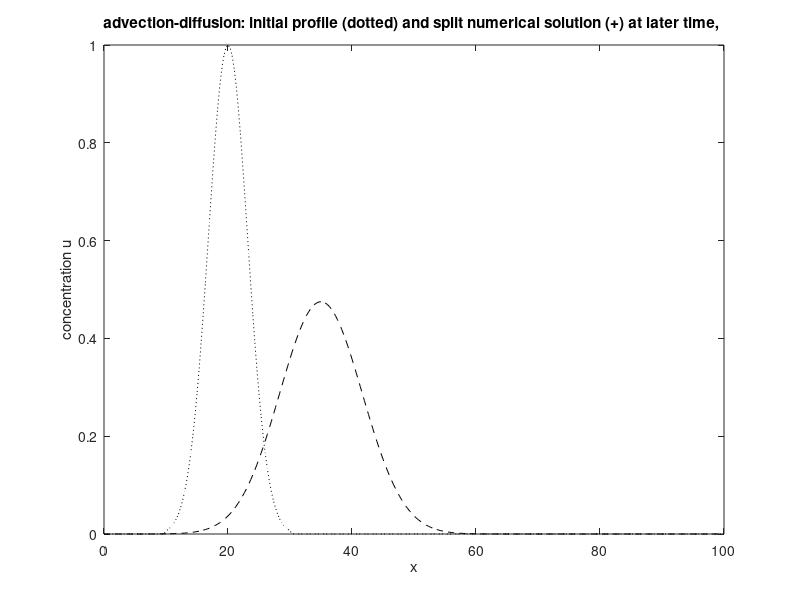

Source code (MATLAB):
function ad_eq_finiteDiff
% File name: advectiondiffusionsplit.m  
% Author: Clive Mingham 
% Date: 18 Oct 2010.
%
% This m-file is associated with the free text book: 'Introductory Finite Difference 
% Methods for PDEs' which may be downloaded from
% http://bookboon.com/uk/student/mathematics/introductory-finite-difference
% -methods-for-pdes
%
% Description: Solves the 1D Advection-Diffusion (AD) equation 
% dU/dt + v dU/dx = Kx d2U/dx2.
% by solving:  
% LA:  dU/dt + v dU/dx = 0 
% then 
% LD:  dU/dt = Kx d2U/dx2
% solution is un+2 = LD(dt)LA(dt)un
%
% Variables:
% U=U(x,t) is the concentration function
% runtime is the required run time in seconds
% t is time in seconds
% x is distance in metres
% v is velocity m/s
% Kx is the diffusion coefficient in the x direction
%
% Note:  
% 1) if Kx = 0 this is pure advection and the problem
%    has the usual analytical solution.
% 2) if v = 0 this is pure diffusion and the problem
%    has an analytical solution for certain inital conditions.
% 
% Discretisation:
% first order forward difference for du/dt
% first order backward difference for du/dx
% second order symmetric difference for d2u/dx2
%
% Subfunctions: gaussian
%
% Boundary Conditions:
% Dirichlet - set to ghost values to zero at left and right edges of domain
%
% Output:
% The solution is calculated over [p, q] using N points and plotted
% every time step, dt, for ntimesteps time steps, i.e. the final 
% solution is at time, ntimesteps*dt seconds.
%
clc
clf
% First set the initial parameters.
p=0;                           % start of computational domain
q=100;                         % end of computational domain
t=0.0;                         % start time
tEnd = 30;
v= 0.5;                        % water speed in x direction
Kx=0.5;                        % diffusion coeficient in x direction
N=301;                         % number of grid points
dx=(q-p)/(N-1);                % spatial step size
x = p: dx : q;                 % vector of grid points
u0=zeros(1,N);                 % vector of initial u values filled with zeros
for i=1:N
    u0(i)=gaussian(x(i)-20);      % gaussian initial profile
%     u0(i)=sin(pi*x(i));        % special IC for pure diffusion
end
initial=u0;                    % keep initial profile for comparison
%
F=0.9;                         % safety factor
dtA=abs(dx/abs(v));                 % pure advection time step
dtD=abs(dx*dx/(2*Kx));              % pure diffusion time step
%dtAD=dx*dx/(v*dx+2*Kx);       % unsplit time step
dt=F*min(dtA,dtD);             % split time step
% ntimesteps=100;                % number of time steps
Cx =v*dt/dx;                   % Courant number
Rx=Kx*(dt/(dx*dx));            % constant for diffusion term
% 
u=zeros(1,N+2);                % define correct sized numerical solution array
ubar=u;        % define correct sized numerical solution array for intermediate step
u0 = [0 u0 0];

% Begin the time marching algorithm
done = false;
while ~done
     if t+dt > tEnd;%runtime
        dt = tEnd-t;
        done = true;
     else
%          t
     end 
     t=t+1*dt; 
%      for i=1:N
%           exact(i)=gaussian(x(i)-v*t);   % exact solution at time t
%           exact(i)=exp(-Kx*pi*pi*t)*sin(pi*x(i));
%      end                      

%   LA step
    v_logic = v>0;
    for i=2:N+1
%         ubar(i)=u0(i)-Cx*(u0(i)-u0(i-1));
        ubar(i)=u0(i)-Cx*(v_logic*(u0(i)-u0(i-1))+(1-v_logic)*(u0(i+1)-u0(i)));
    end
%   LD step
    for i=2:N+1
        u(i)=ubar(i)+ Rx*(ubar(i+1)-2*ubar(i)+ubar(i-1));   
    end
% advection-diffusion
    plot(x,initial,'k:',x,u(2:N+1),'k--')  % plot of numerical soln and initial profile
    xlabel('x')
    ylabel('concentration u')
    title('advection-diffusion: initial profile (dotted) and split numerical solution (+) at later time, ')  
%
    pause(0.01)             % pause in seconds between plots
    u0=u;            % copy solution to initial conditions for next iteration     
 end  % of time loop 
end  % of advectiondiffusionsplit
%%%%%%%%%%%%%%%%%%%%%%%%%%%%%%%%%%%%%%%%%%%%%%%%%%%%%%%%%%%%%
function y = gaussian(x)
% Gaussian function for initial conditions over [0,100], height h, centred
% on x = xcen 
  h=1.0;
  if and(x>=-10,x<=10) 
      y = h*exp(-0.05*(x)^2);     
  else
      y = 0.0;
  end  
end  % of function gaussian
%%%%%%%%%%%%%%%%%%%%%%%%%%%%%%%%%%%%%%%%%%%%%%%%%%%%%%%%%%%%%%